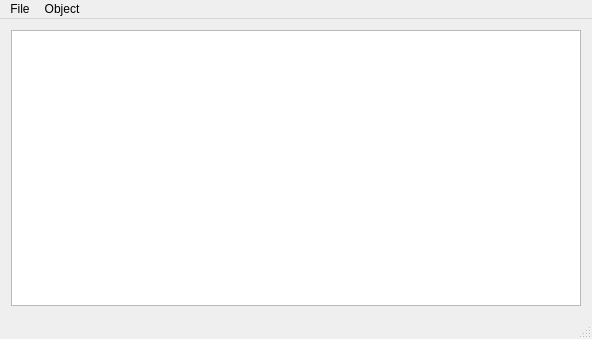
<?xml version="1.0" encoding="UTF-8"?>
<ui version="4.0">
 <class>MainWindow</class>
 <widget class="QMainWindow" name="MainWindow">
  <property name="geometry">
   <rect>
    <x>0</x>
    <y>0</y>
    <width>592</width>
    <height>339</height>
   </rect>
  </property>
  <property name="windowTitle">
   <string>MainWindow</string>
  </property>
  <widget class="QWidget" name="centralWidget">
   <layout class="QGridLayout" name="gridLayout">
    <item row="0" column="0">
     <widget class="QTableView" name="tableView"/>
    </item>
   </layout>
  </widget>
  <widget class="QStatusBar" name="statusBar"/>
  <widget class="QMenuBar" name="menuBar">
   <property name="geometry">
    <rect>
     <x>0</x>
     <y>0</y>
     <width>592</width>
     <height>27</height>
    </rect>
   </property>
   <widget class="QMenu" name="menuFile">
    <property name="title">
     <string>File</string>
    </property>
    <addaction name="actionLoad"/>
   </widget>
   <widget class="QMenu" name="menuObject">
    <property name="title">
     <string>Object</string>
    </property>
   </widget>
   <addaction name="menuFile"/>
   <addaction name="menuObject"/>
  </widget>
  <action name="actionLoad">
   <property name="text">
    <string>Load</string>
   </property>
  </action>
  <action name="actionSampleClass">
   <property name="checkable">
    <bool>true</bool>
   </property>
   <property name="checked">
    <bool>true</bool>
   </property>
   <property name="text">
    <string>SampleClass</string>
   </property>
  </action>
  <action name="actionDummyClass">
   <property name="checkable">
    <bool>true</bool>
   </property>
   <property name="text">
    <string>DummyClass</string>
   </property>
  </action>
 </widget>
 <layoutdefault spacing="6" margin="11"/>
 <resources/>
 <connections/>
</ui>
